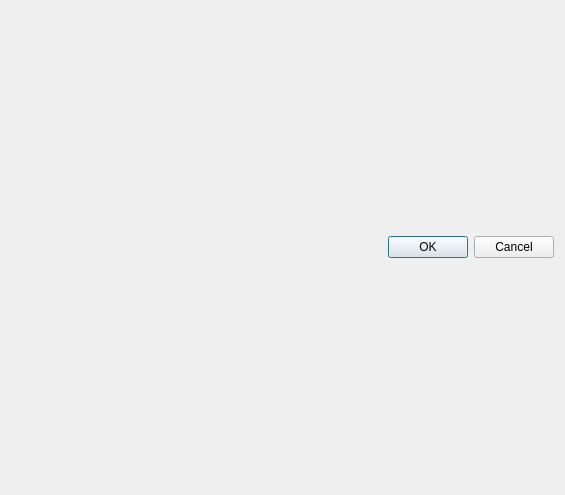
<?xml version="1.0" encoding="UTF-8"?>
<ui version="4.0">
 <class>TBVExchanger_DialogClass</class>
 <widget class="QDialog" name="TBVExchanger_DialogClass">
  <property name="geometry">
   <rect>
    <x>0</x>
    <y>0</y>
    <width>565</width>
    <height>495</height>
   </rect>
  </property>
  <property name="windowTitle">
   <string>TBVExchanger_Dialog</string>
  </property>
  <layout class="QGridLayout" name="gridLayout">
   <item row="0" column="0">
    <layout class="QHBoxLayout">
     <property name="spacing">
      <number>6</number>
     </property>
     <property name="leftMargin">
      <number>0</number>
     </property>
     <property name="topMargin">
      <number>0</number>
     </property>
     <property name="rightMargin">
      <number>0</number>
     </property>
     <property name="bottomMargin">
      <number>0</number>
     </property>
     <item>
      <spacer>
       <property name="orientation">
        <enum>Qt::Horizontal</enum>
       </property>
       <property name="sizeHint" stdset="0">
        <size>
         <width>131</width>
         <height>31</height>
        </size>
       </property>
      </spacer>
     </item>
     <item>
      <widget class="QPushButton" name="okButton">
       <property name="text">
        <string>OK</string>
       </property>
      </widget>
     </item>
     <item>
      <widget class="QPushButton" name="cancelButton">
       <property name="text">
        <string>Cancel</string>
       </property>
      </widget>
     </item>
    </layout>
   </item>
  </layout>
 </widget>
 <resources>
  <include location="rsc.qrc"/>
 </resources>
 <connections/>
</ui>
